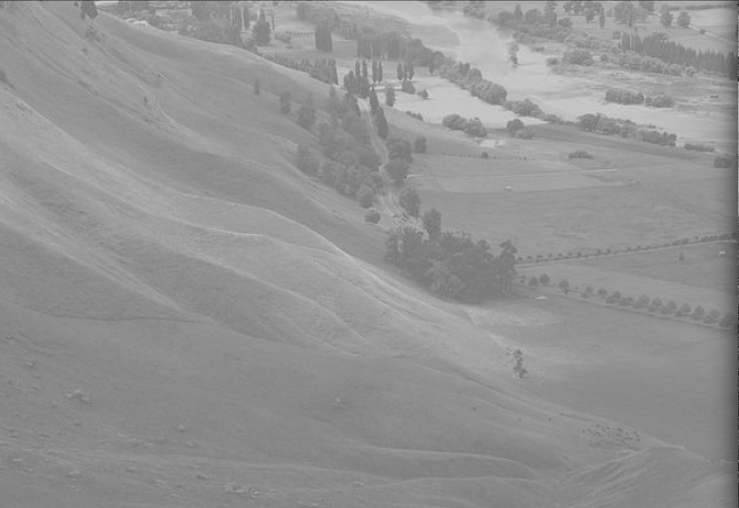
%> input picture Assignment 1/valley.png, 739 x 508 px
$ octave --eval "result = my_histogram(imread('valley.png'));"   (GNU Octave 9; MATLAB toolbox functions it lacks are replaced by stand-ins)
%> lines starting %> are read from the running program, lines starting %| are printed output that depends on the picture
function hist_lowContrast = my_histogram(imGray)

% hist_lowContrast should be a row vector of size 1x256, where i'th value of the vector
% is the count of image pixels with grayscale value 'i-1'.

hist_lowContrast = imhist(imGray);
grayRange = 0:1:255;

figure(1), imshow(imGray);
figure(2), bar(grayRange, hist_lowContrast);

end
%> in my_histogram, `hist_lowContrast = imhist(imGray);`: hist_lowContrast = 256 values, max 47361 at index 138, min 0 at index 1, mean 4399.4
%> `result = my_histogram(imread('valley.png'));`:
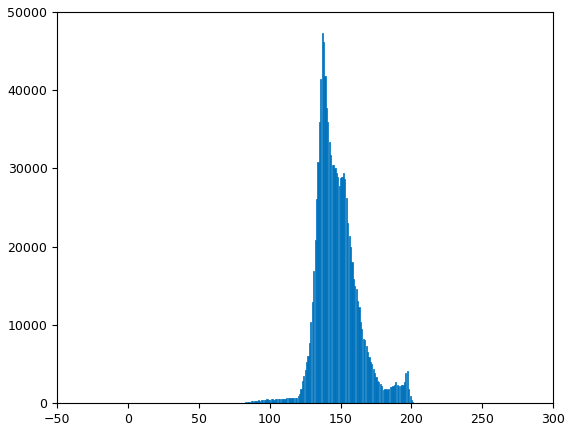
%> figure redrawn from the program's plot data; tallest bar 47361 high, from x = 136.6 to 137.4
%> `result = my_histogram(imread('valley.png'));`: result has the same summary as hist_lowContrast in my_histogram
